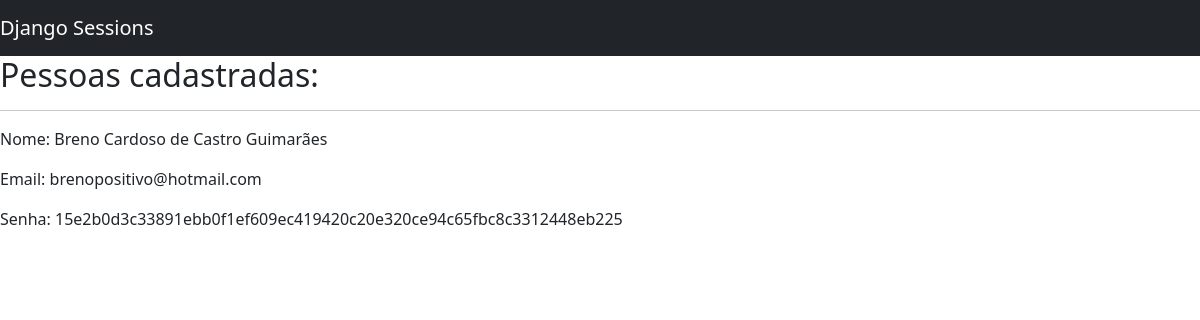
The app's page /auth/pessoas/ (signed in), older data.
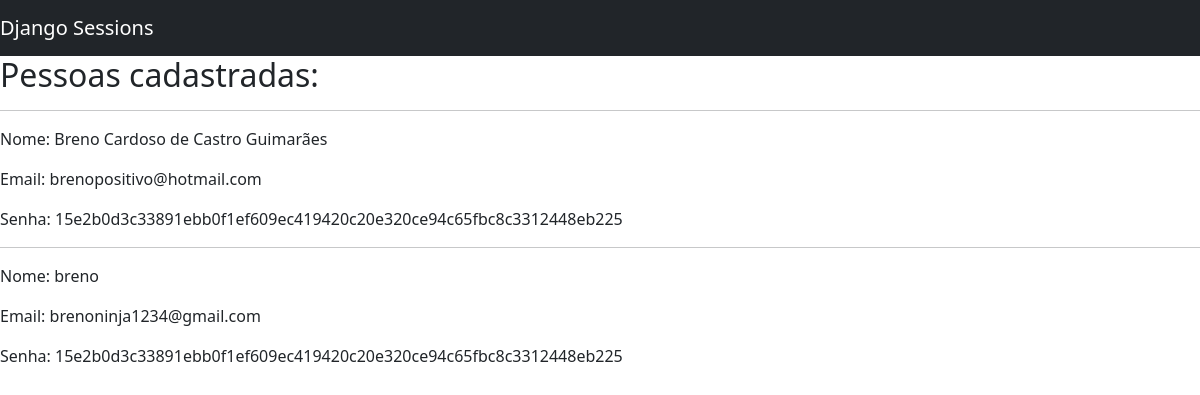
The same page, newer data.
### usuarios/models.py (models this page shows, shortened)
class Usuario(models.Model):
    nome = models.CharField(
        verbose_name="Nome",
        max_length=100,
        null=True,
        blank=True,
    )
    email = models.EmailField(
        verbose_name="Email",
        max_length=250,
        null=True,
        blank=True,
    )
    senha = models.CharField(
        verbose_name="Email",
        max_length=64,
        null=True,
        blank=True,
    )
    class Meta:
        ordering = ["nome"]

### usuarios/views.py (the view)
# urls.py: path("pessoas/", pessoas, name="pessoas"),
def pessoas(request):
    if request.session["logado"] == False:
        return redirect("/auth/login/?status=5")
    else:
        try:
            status = request.GET.get("status")
            print(f"valor do status : {status}")
        except:
            print("Houve uma exceção ao capturar o status")
        people = Usuario.objects.all()
        return render(request, "pessoas.html", {"pessoas": people})

### usuarios/templates/pessoas.html (shortened to what this page needs)
{% extends 'base.html' %}
{% block 'conteudo' %}
<h2>Pessoas cadastradas:</h2>
{% for pessoa in pessoas %}
<hr>
<p>Nome: {{pessoa.nome}}</p>
<p>Email: {{pessoa.email}}</p>
<p>Senha: {{pessoa.senha}}</p>
{% endfor %}
{% endblock %}

Row changes from the older to the newer data that the page shows:
added Usuario: nome "breno", email "brenoninja1234@gmail.com", senha "15e2b0d3c33891ebb0f1ef609ec419420c20e320ce94c65fbc8c3312448eb225"
